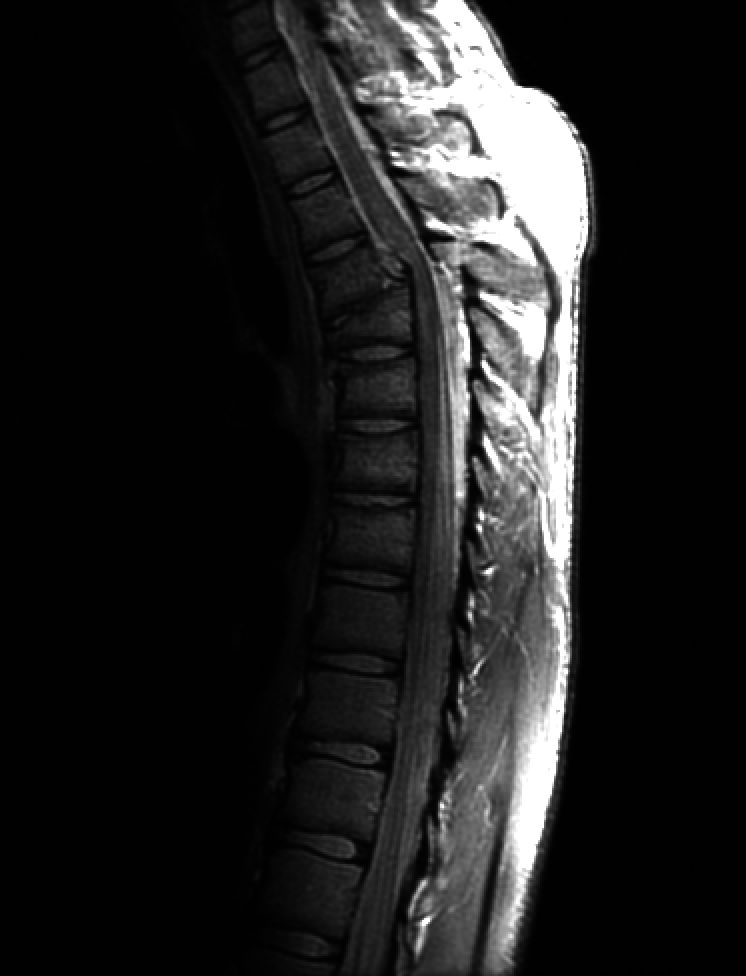
#> input picture dataset/deneme.jpg, 746 x 976 px; its folder holds only this picture in this run
$ python main.py
#> lines starting #> are read from the running program, lines starting #| are printed output that depends on the picture; after the words box and inside, x2 and y2 are one past the last pixel; in counts of white or black regions, pixels touching at a corner belong together
"""
Contrast Adjustment Techniques for Low-Light Images
This project includes different contrast enhancement techniques for low-light images.

Usage:
    python main.py                    # Process the dataset
    python main.py --create           # Create the folder structure
"""

import cv2
import numpy as np
import os
import matplotlib.pyplot as plt
from pathlib import Path


# ============================================================================
# CONTRAST ENHANCEMENT FUNCTIONS
# ============================================================================

def power_law_transformation(image, gamma=1.5):
    """
    Contrast enhancement using Power-Law Transformation (Gamma Correction)
    This method was implemented by Enes.

    Parameters:
    ----------
    image : numpy.ndarray
        Input image (in BGR format)
    gamma : float
        Gamma value. gamma < 1: increases brightness, gamma > 1: decreases brightness

    Returns:
    -------
    enhanced_image : numpy.ndarray
        Contrast-enhanced image
    """
    # Normalize the image to the range 0–1
    normalized = image.astype(np.float32) / 255.0

    # Apply power-law transformation: s = c * r^gamma
    # Here, c is taken as 1
    enhanced = np.power(normalized, gamma)

    # Convert back to the range 0–255
    enhanced_image = (enhanced * 255).astype(np.uint8)

    return enhanced_image


def clahe_enhancement(image):
    """
    Contrast enhancement using CLAHE (Contrast Limited Adaptive Histogram Equalization)
    This method increases contrast by equalizing the local histogram of the image
    while limiting excessive brightness amplification.

    Parameters:
    ------------
    image : numpy.ndarray
        Input image (in BGR format)

    Returns:
    --------
    enhanced_image : numpy.ndarray
        Contrast-enhanced image with CLAHE applied
    """

    # Convert the color image to LAB color space
    lab = cv2.cvtColor(image, cv2.COLOR_BGR2LAB)

    # Create the CLAHE object (clipLimit and tileGridSize parameters can be adjusted)
    clahe = cv2.createCLAHE(clipLimit=3.0, tileGridSize=(8, 8))

    # Apply CLAHE only to the lightness (L) channel
    lab[:, :, 0] = clahe.apply(lab[:, :, 0])

    # Convert back from LAB color space to BGR
    clahe_image = cv2.cvtColor(lab, cv2.COLOR_LAB2BGR)

    return clahe_image


def thresholding_enhancement(image, threshold_type='adaptive', C=2):
    """
    Contrast enhancement using the Adaptive Thresholding method
    Implemented by: Büşra Yıldız

    With this method, the image is separated into color channels and thresholding
    is applied independently to each channel. This reveals details lost in low-light
    conditions and sharp boundaries more clearly, thereby increasing contrast.

    Parameters:
    ------------
    image : numpy.ndarray
        Input image (OpenCV standard BGR format).
    threshold_type : str
        Threshold type: 'adaptive' (Recommended), 'otsu', or 'binary'
    C : int
        Constant value for adaptive thresholding
        (Value subtracted from the mean to reduce noise).

    Returns:
    --------
    enhanced_image : numpy.ndarray
        Contrast-enhanced image with emphasized details
    """
    max_val = 255
    block = 11   # Fixed value (Change here if you want to modify it)

    # Helper method that applies thresholding to a single channel (grayscale layer)
    def apply_threshold(channel):
        if threshold_type == 'adaptive':
            # Adaptive Gaussian: determines a local threshold based on the weighted mean of neighbors
            return cv2.adaptiveThreshold(
                channel, max_val,
                cv2.ADAPTIVE_THRESH_GAUSSIAN_C,
                cv2.THRESH_BINARY,
                block, C
            )
        elif threshold_type == 'otsu':
            # Automatic global thresholding based on histogram distribution
            _, result = cv2.threshold(channel, 0, max_val, cv2.THRESH_BINARY + cv2.THRESH_OTSU)
            return result
        else:
            # Standard fixed thresholding using a predefined constant value
            _, result = cv2.threshold(channel, 127, max_val, cv2.THRESH_BINARY)
            return result

    # 1. Split the image into B-G-R channels
    channels = cv2.split(image)

    # 2. Apply the selected thresholding method independently to each channel
    processed_channels = [apply_threshold(ch) for ch in channels]

    # 3. Merge the processed channels back together
    enhanced_image = cv2.merge(processed_channels)

    return enhanced_image

def load_image(image_path):
    """
    Load the image

    Parameters:
    ------------
    image_path : str
        Path to the image file

    Returns:
    --------
    image : numpy.ndarray
        Loaded image
    """
    image = cv2.imread(image_path)
    if image is None:
        raise ValueError(f"Image could not be loaded: {image_path}")
    return image


# ============================================================================
# DATASET PROCESSING FUNCTIONS
# ============================================================================

def create_comparison_image(original, power_law, histogram, thresholding, image_name, save_path):
    """
    Creates a comparison image that displays the original image and the results
    of three methods side by side

    Parameters:
    ------------
    original : numpy.ndarray
        Original image (BGR)
    power_law : numpy.ndarray
        Power-Law Transformation result (BGR)
    clahe : numpy.ndarray
        CLAHE Enhancement result (BGR)
    thresholding : numpy.ndarray
        Thresholding result (BGR)
    image_name : str
        Image name
    save_path : str
        Output save path
    """
    # Convert from BGR to RGB (for matplotlib)
    original_rgb = cv2.cvtColor(original, cv2.COLOR_BGR2RGB)
    power_law_rgb = cv2.cvtColor(power_law, cv2.COLOR_BGR2RGB)
    clahe_rgb = cv2.cvtColor(histogram, cv2.COLOR_BGR2RGB)
    threshold_rgb = cv2.cvtColor(thresholding, cv2.COLOR_BGR2RGB)

    # Display 4 images side by side
    fig, axes = plt.subplots(1, 4, figsize=(20, 5))

    axes[0].imshow(original_rgb)
    axes[0].set_title('Original', fontsize=14, fontweight='bold')
    axes[0].axis('off')

    axes[1].imshow(power_law_rgb)
    axes[1].set_title('Power-Law (γ=0.5)', fontsize=14, fontweight='bold')
    axes[1].axis('off')

    axes[2].imshow(clahe_rgb)
    axes[2].set_title('CLAHE Enhancement', fontsize=14, fontweight='bold')
    axes[2].axis('off')

    axes[3].imshow(threshold_rgb)
    axes[3].set_title('Thresholding (Adaptive)', fontsize=14, fontweight='bold')
    axes[3].axis('off')

    plt.suptitle(f'Comparison: {image_name}', fontsize=16, fontweight='bold', y=1.02)
    plt.tight_layout()
    plt.savefig(save_path, dpi=300, bbox_inches='tight')
    plt.close()  # Clear memory

def process_dataset(dataset_folder="dataset", output_folder="results/dataset_results"):
    """
    Applies contrast enhancement methods to all images in the dataset

    Parameters:
    ------------
    dataset_folder : str
        Folder containing dataset images
    output_folder : str
        Folder where results will be saved
    """
#> called with dataset_folder = 'dataset', output_folder = 'results/dataset_results'
    # Create main output directory
    Path(output_folder).mkdir(parents=True, exist_ok=True)

    # Create subdirectories for each method
    methods = ["power_law", "clahe", "thresholding"]
    for method in methods:
        Path(f"{output_folder}/{method}").mkdir(parents=True, exist_ok=True)

    # Folder for comparison images
    Path(f"{output_folder}/comparisons").mkdir(parents=True, exist_ok=True)

    # Supported image formats
    image_extensions = ['.jpg', '.jpeg', '.png', '.bmp']

    # Find all images in the dataset folder
    image_files = []
    if os.path.exists(dataset_folder):
        for file in os.listdir(dataset_folder):
            if any(file.lower().endswith(ext) for ext in image_extensions):
                image_files.append(os.path.join(dataset_folder, file))
    else:
        print(f"Warning: '{dataset_folder}' folder not found!")
        print("Please create the dataset folder first and add images.")
        print("Example: place your images inside the dataset/ folder.")
        return

    if len(image_files) == 0:
        print(f"Warning: No images found in the '{dataset_folder}' folder!")
        return

    print("Dataset processing started...")
    print(f"Folder: {dataset_folder}")
    print(f"Total {len(image_files)} images found\n")

    # Process each image
    for idx, image_path in enumerate(image_files, 1):
        image_name = os.path.basename(image_path)
        image_name_no_ext = os.path.splitext(image_name)[0]

        print(f"[{idx}/{len(image_files)}] Processing: {image_name}")

        try:
            # Load image
            image = cv2.imread(image_path)
#> image is the input picture: shape (976, 746, 3); min 0, max 255, mean 32.6
            if image is None:
                print(f"  Error: Image could not be loaded: {image_name}")
                continue

            # 1. Power-Law Transformation (gamma=0.5)
            enhanced_power_law = power_law_transformation(image, gamma=0.5)
#> in power_law_transformation, `enhanced = np.power(normalized, gamma)`:
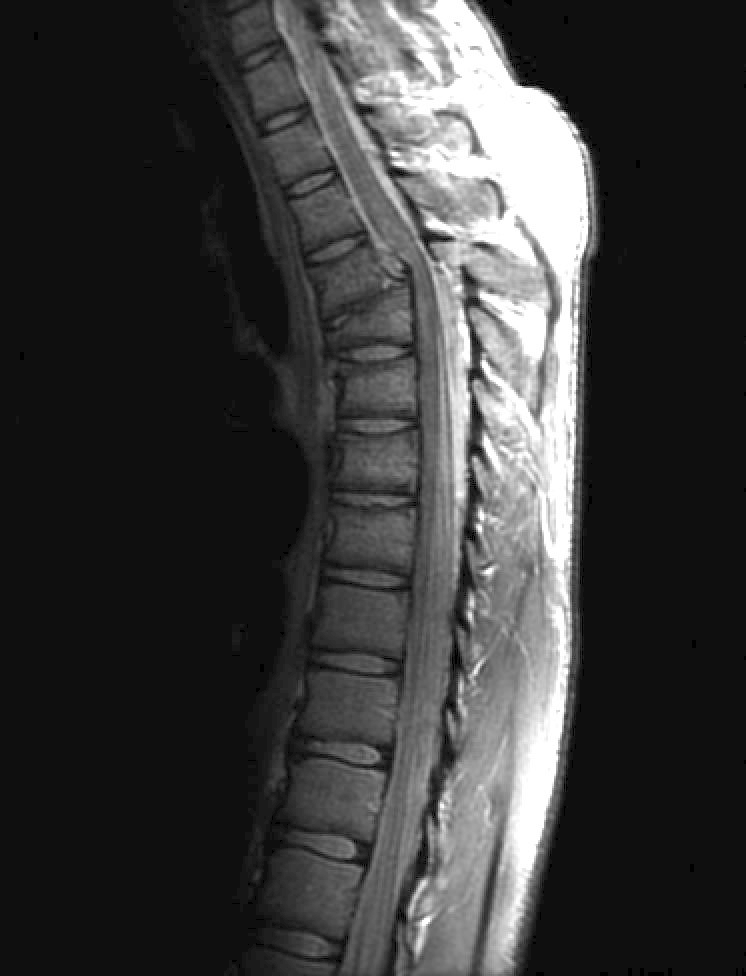
#> enhanced: shape (976, 746, 3) float32; min 0, max 1, mean 0.233
            cv2.imwrite(
                f"{output_folder}/power_law/{image_name_no_ext}_power_law.jpg",
                enhanced_power_law
            )

            # 2. Histogram Equalization
            enhanced_clahe = clahe_enhancement(image)
#> in clahe_enhancement, `lab = cv2.cvtColor(image, cv2.COLOR_BGR2LAB)`: lab: shape (976, 746, 3); mean of channels 0, 1, 2 33.1, 128, 128
#> in clahe_enhancement, `lab[:, :, 0] = clahe.apply(lab[:, :, 0])`: lab: shape (976, 746, 3); mean of channels 0, 1, 2 46.1, 128, 128
#> in clahe_enhancement, `clahe_image = cv2.cvtColor(lab, cv2.COLOR_LAB2BGR)`:
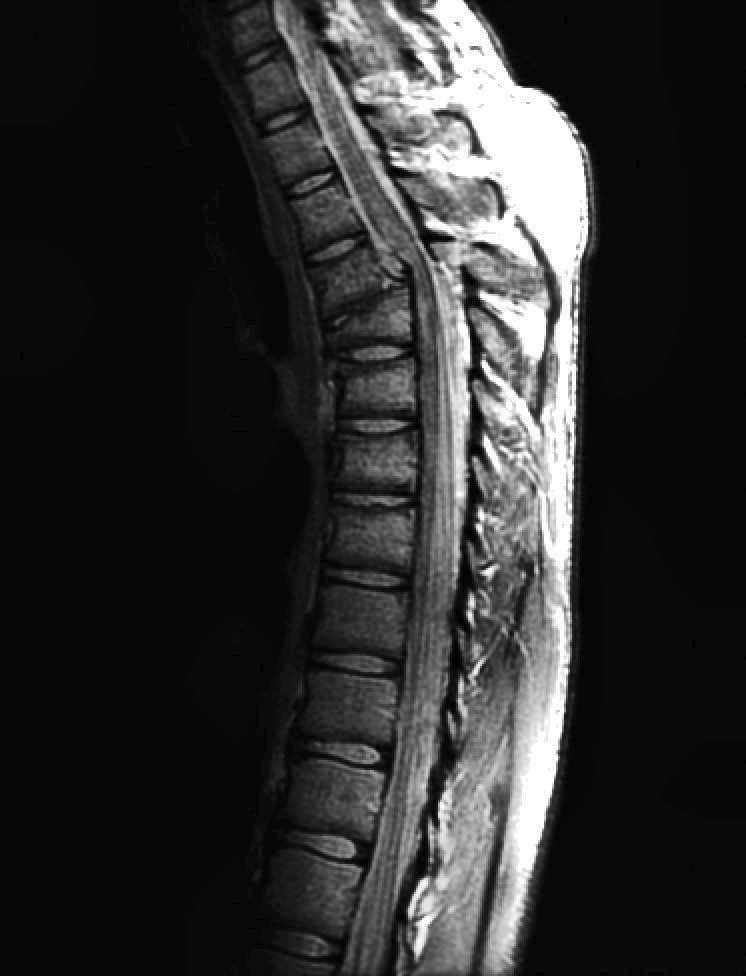
#> clahe_image: shape (976, 746, 3); mean B, G, R 46, 46.2, 45.7
            cv2.imwrite(
                f"{output_folder}/clahe/{image_name_no_ext}_clahe.jpg",
                enhanced_clahe
            )

            # 3. Thresholding Enhancement
            enhanced_threshold = thresholding_enhancement(image, threshold_type='adaptive', C=2)
#> in apply_threshold, `return cv2.adaptiveThreshold( channel, max_val, cv2.ADAPTIVE_THRESH_GA..`:
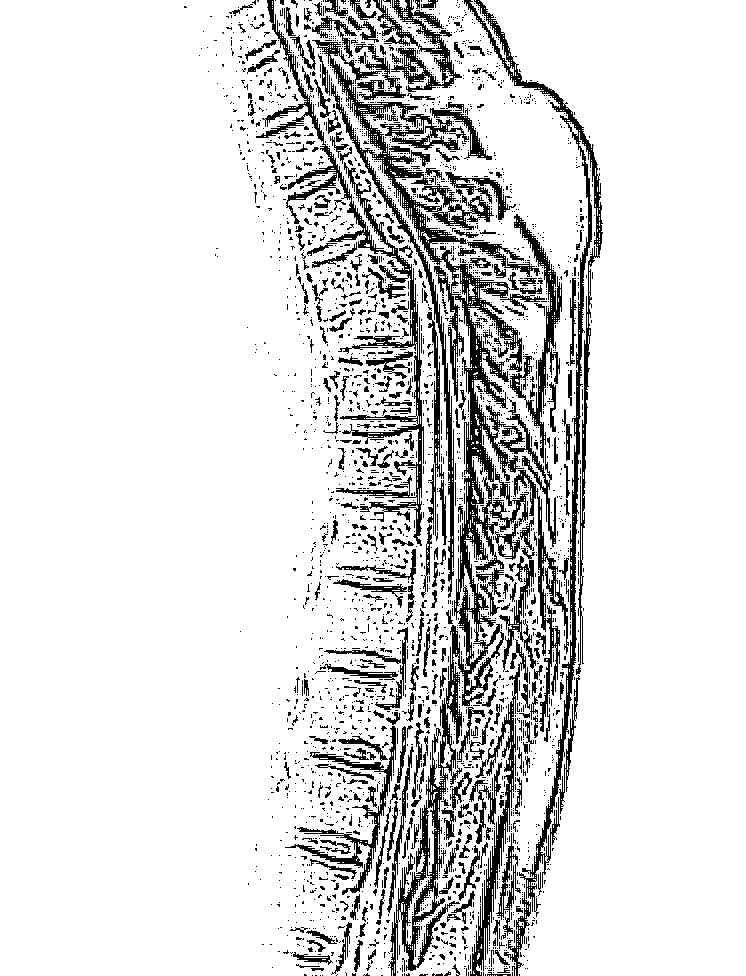
#> returned value: shape (976, 746); 87.1% white; 3292 black regions (2927 under 20 px), largest, box (x1, y1, x2, y2) and area: (312, 40, 556, 976) 25690, (464, 0, 603, 917) 7456, (256, 0, 424, 546) 7012
#> in thresholding_enhancement, `processed_channels = [apply_threshold(ch) for ch in channels]`: processed_channels = 3 items
            cv2.imwrite(
                f"{output_folder}/thresholding/{image_name_no_ext}_thresholding.jpg",
                enhanced_threshold
            )

            # Create comparison image (Original + 3 methods side by side)
            create_comparison_image(
                image,
                enhanced_power_law,
                enhanced_clahe,
                enhanced_threshold,
                image_name_no_ext,
                f"{output_folder}/comparisons/{image_name_no_ext}_comparison.png"
            )
#> in create_comparison_image, `plt.savefig(save_path, dpi=300, bbox_inches='tight')`:
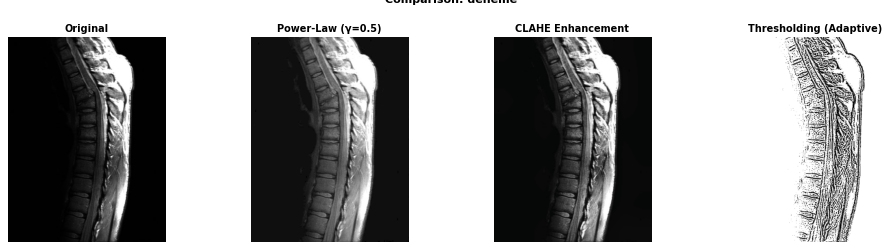
#> figure drawn by matplotlib, 4 panels

            print(f"  Completed: {image_name}")

        except Exception as e:
            print(f"  Error: {image_name} - {str(e)}")
            continue

    print("\nProcessing completed!")
    print(f"Results: {output_folder}/")
    print(f"   ├── power_law/     ({len(image_files)} images)")
    print(f"   ├── clahe/         ({len(image_files)} images)")
    print(f"   ├── thresholding/  ({len(image_files)} images)")
    print(f"   └── comparisons/   ({len(image_files)} comparison images)")


def create_sample_structure():
    """
    Creates a sample dataset folder structure
    """
    folders = [
        "dataset",
        "results/dataset_results/power_law",
        "results/dataset_results/clahe",
        "results/dataset_results/thresholding",
        "results/dataset_results/comparisons"
    ]

    for folder in folders:
        Path(folder).mkdir(parents=True, exist_ok=True)

    print("Folder structure created:")
    print("   dataset/  <- Place your images here")
    print("   results/dataset_results/   <- Results will be saved here")


# ============================================================================
# MAIN PROGRAM
# ============================================================================

if __name__ == "__main__":
    import sys

    # If the '--create' argument is provided, create the folder structure
    if len(sys.argv) > 1 and sys.argv[1] == "--create":
        create_sample_structure()
        print("\nNow add your images to the 'dataset/' folder")
        print("Then run the script again: python main.py")
    else:
        # Process the dataset
        process_dataset()
